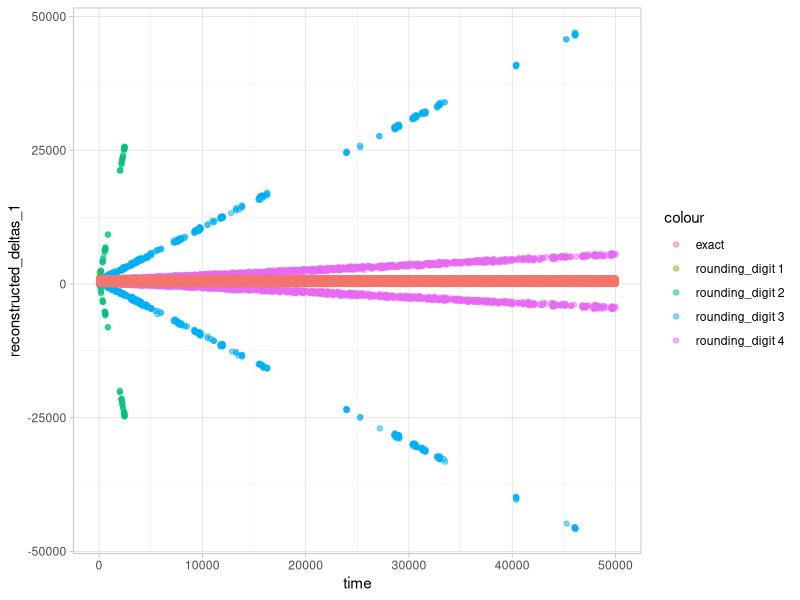
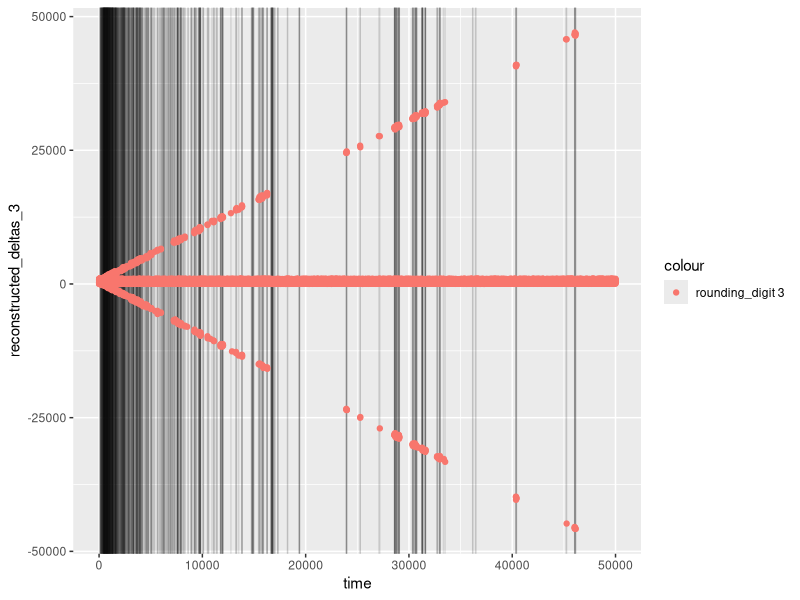

These charts were generated, in order, by the following R code:
## ---- chunk 1
library(tidyverse)
library(ggthemes)
library(gridExtra)
## ---- chunk 2
timepoints <- 50000
min_delta <- 0
max_delta <- 1000

time <- seq(from=1, to=timepoints, by=1)

getMonotonicIntegerRandomWalkDeltas <- function(boost=0) {
  diffs <- round(runif(timepoints, min_delta, max_delta+boost),0)
  return(diffs)
}

getReconstructionDeltaFrame <- function() {
  d_deltas = getMonotonicIntegerRandomWalkDeltas(0)
  d = cumsum(d_deltas)
  
  r_deltas = getMonotonicIntegerRandomWalkDeltas()
  r = cumsum(r_deltas)
  
  totals <- d+r
  
  reconstruct_deltas <- function(cum_votes, totals, rounding_digit) {
    rounded_pcts <- round(d / totals, rounding_digit)
    reconstruction <- rounded_pcts * totals
    reconstructed_deltas <- c(0, diff(reconstruction))
    return(reconstructed_deltas)
  }
  
  df <- data.frame(
    time=time,
    d=d,
    r=r,
    reconstructed_deltas_5 = reconstruct_deltas(d, totals, 5),
    reconstructed_deltas_4 = reconstruct_deltas(d, totals, 4),
    reconstructed_deltas_3 = reconstruct_deltas(d, totals, 3),
    reconstructed_deltas_2 = reconstruct_deltas(d, totals, 2),
    reconstructed_deltas_1 = reconstruct_deltas(d, totals, 1),
    reconstructed_deltas_0 = reconstruct_deltas(d, totals, 0),
    deltas=d_deltas,
    totals=totals
  )
}

df <- getReconstructionDeltaFrame()

alpha <- 0.5
g <- ggplot(df)  + 
  geom_point(aes(x=time, y=reconstructed_deltas_1, col='rounding_digit 1'), alpha=alpha) +
  geom_point(aes(x=time, y=reconstructed_deltas_2, col='rounding_digit 2'), alpha=alpha) +
  geom_point(aes(x=time, y=reconstructed_deltas_3, col='rounding_digit 3'), alpha=alpha) +
  geom_point(aes(x=time, y=reconstructed_deltas_4, col='rounding_digit 4'), alpha=alpha) +
  geom_point(aes(x=time, y=deltas, col='exact'), alpha=alpha) + 
  theme_light()

g
## ---- chunk 3
mod <- function(n, d){
  return(n %% d)
}

digit <- function(number, n){
  return(number*(10**n) - floor((10**(n-1))*number)*10)
}

## ---- chunk 4

conditionOne <- function(Vdeltas, Tdeltas, vp, tp, v, t) {
  return(Vdeltas < (mod((10**3)*vp, tp) - mod((10**3)*v, t) - Tdeltas) / (10**3))
}

conditionTwo <- function(Vdeltas, Tdeltas, vp, tp, v, t) {
  return(Vdeltas < (mod((10**3)*vp, tp) - mod((10**3)*v, t) - tp) / (10**3))
}

conditionThree <- function(Vdeltas, Tdeltas, vp, tp, v, t) {
  return(Vdeltas < (mod((10**3)*vp, tp) - mod((10**3)*v, t) + t) / (10**3))
}

conditionFour <- function(Vdeltas, Tdeltas, vp, tp, v, t) {
  return(Vdeltas < (mod((10**3)*vp, tp) - mod((10**3)*v, t)) / (10**3))
}
meetsConditions <- function(votes, totals) {
  # We're only really concerned with steps where there was a previous timestep
  Vdeltas <- diff(votes)
  Tdeltas <- diff(totals)
  v <- votes[1:length(votes)-1]
  t <- totals[1:length(totals)-1]
  vp <- votes[2:length(votes)]
  tp <- totals[2:length(totals)]
  
  shares <- v / t
  sharesP <- vp / tp
  d <- digit(shares, 4)
  dP <- digit(sharesP, 4)
  
  meetsConditions <- logical(length(Vdeltas))
  idx <- d >= 5 & dP >= 5
  meetsConditions[idx] <- conditionOne(Vdeltas[idx], Tdeltas[idx], vp[idx], tp[idx], v[idx], t[idx])
  

  idx <- d >= 5 & dP < 5
  meetsConditions[idx] <- conditionTwo(Vdeltas[idx], Tdeltas[idx], vp[idx], tp[idx], v[idx], t[idx])
  

  idx <- d < 5 & dP >= 5
  meetsConditions[idx] <- conditionThree(Vdeltas[idx], Tdeltas[idx], vp[idx], tp[idx], v[idx], t[idx])
  

  idx <- d < 5 & dP < 5
  meetsConditions[idx] <- conditionFour(Vdeltas[idx], Tdeltas[idx], vp[idx], tp[idx], v[idx], t[idx]) 
  
  # pad left
  meetsConditions <- c(FALSE, meetsConditions)
  
  return(meetsConditions)
  
}

meetsConditions <- meetsConditions(df$d, df$totals)
locs <- seq(1, length(df$totals), 1)[meetsConditions]

regions <- ggplot(df) + 
  geom_vline(xintercept=locs, alpha=0.1) +
  geom_point(aes(x=time, y=reconstructed_deltas_3, col='rounding_digit 3'))

regions

#ggsave(file='rounding-sim-regions.png',regions)
## ---- chunk 5
sum(meetsConditions)
sum(df$reconstructed_deltas_3 < 0)
